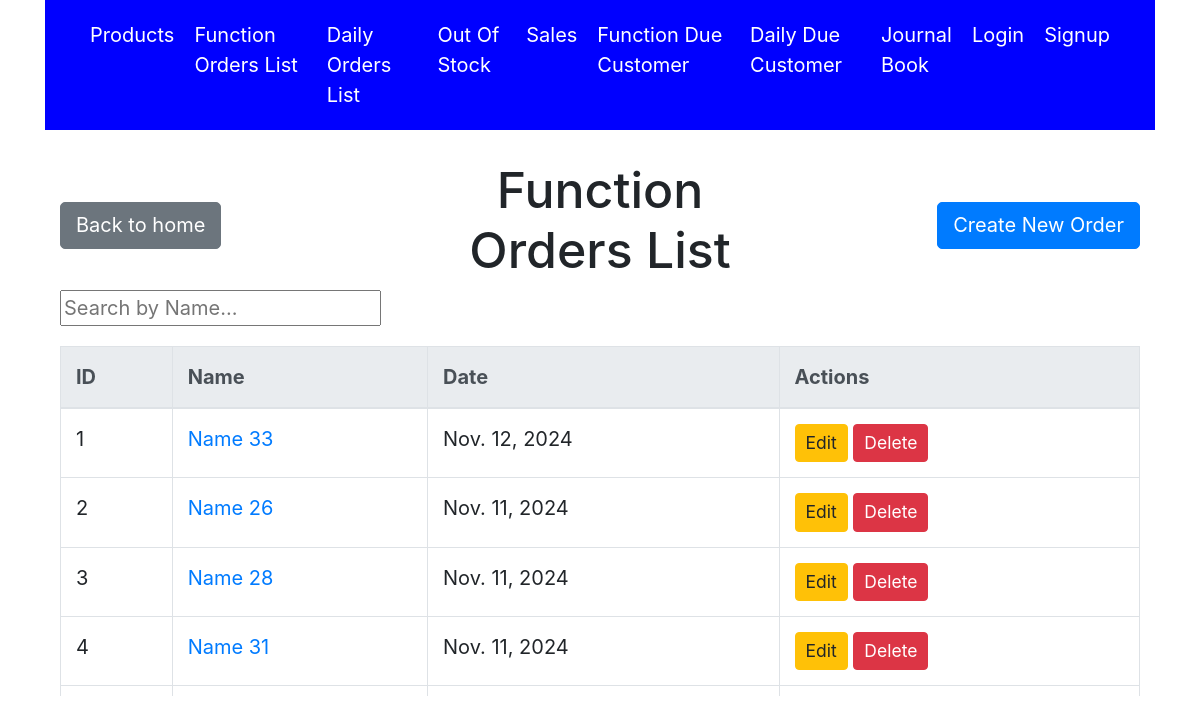
Before: /orders/function with the older database file.
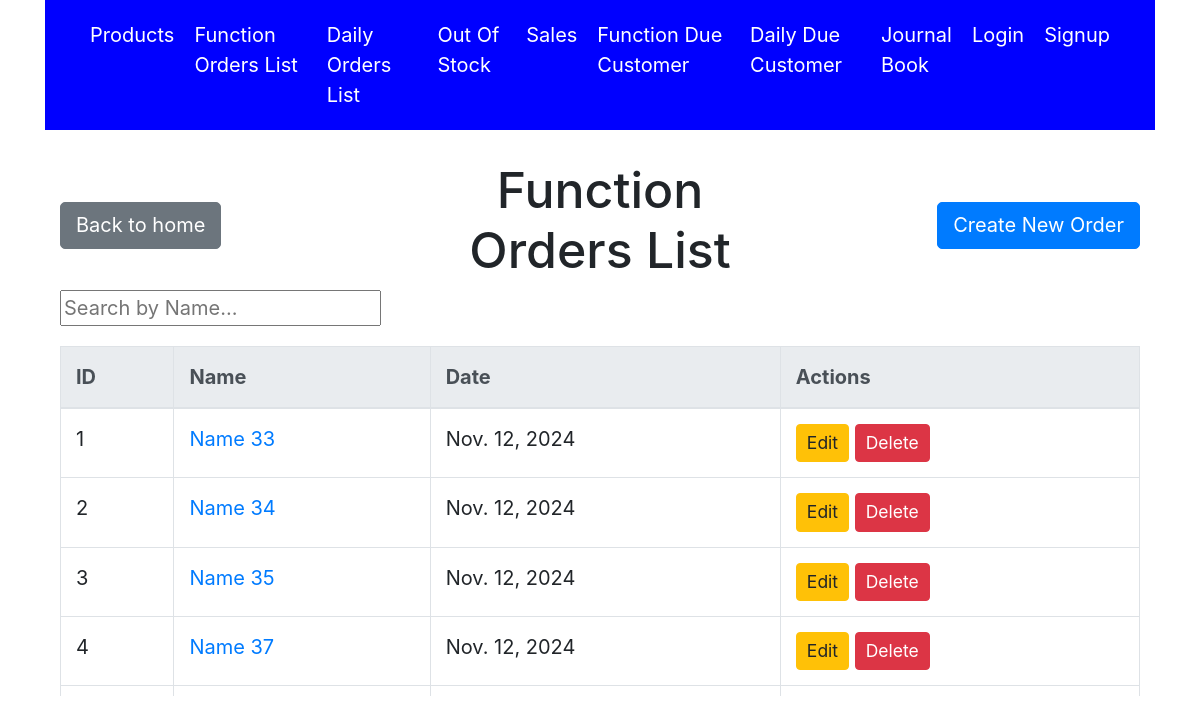
After: the same page with the newer database file.
### accounts/models.py (models this page shows, shortened)
class Orders(models.Model):
    name = models.CharField(max_length=255)
    date = models.DateField(default=timezone.now)
    is_function = models.BooleanField(default=True)

### accounts/views.py (the view)
# urls.py: path('orders/function', views.function_orders_list, name='function_orders_list'),
def function_orders_list(request):
    orders = Orders.objects.filter(is_function=True).order_by('-date')  # '-' before 'date' indicates descending order
    query = request.GET.get('q', '')  # Get the search query from GET parameters
    if query:
        orders_list = Orders.objects.filter(name__istartswith=query).order_by('name')  # Filter by query
    else:
        orders_list = Orders.objects.all().order_by('name')  # Get all products if no query
    return render(request, 'function_orders_list.html', {'orders': orders, 'orders_list' : orders_list})

### accounts/templates/function_orders_list.html (shortened to what this page needs)
{% extends 'base.html' %}
{% block content %}
<head>
    <link rel="stylesheet" href="https://maxcdn.bootstrapcdn.com/bootstrap/4.5.2/css/bootstrap.min.css">
</head>
<body class="container">
    <div class="row align-items-center mt-4">
        <div class="col text-left">
            <a href="{% url 'home' %}" class="btn btn-secondary">Back to home</a>
        </div>
        <div class="col text-center">
            <h1>Function Orders List</h1>
        </div>
        <div class="col text-right">
            <a href="{% url 'function_orders_create' %}?is_function=true" class="btn btn-primary">Create New Order</a>
        </div>
    </div>
    <div class="search-form mb-3">
        <input type="text" id="productSearch" placeholder="Search by Name..." onkeyup="searchProducts()">
    </div>
    <div class="table-wrapper">
        <table class="table table-bordered">
            <thead class="thead-light">
                <tr>
                    <th>ID</th>
                    <th>Name</th>
                    <th>Date</th>
                    <th>Actions</th>
                </tr>
            </thead>
            <tbody id="ordersTableBody">
                {% for order in orders %}
                    <tr class="order-item">
                        <td>{{ forloop.counter }}</td>
                        <td><a href="{% url 'function_orders_detail' order.id %}">{{ order.name }}</a></td>
                        <td>{{ order.date }}</td>
                        <td>
                            <a href="{% url 'function_orders_update' order.id %}" class="btn btn-warning btn-sm">Edit</a>
                            <form action="{% url 'function_orders_delete' order.id %}" method="POST" style="display:inline;">
                                <button type="submit" class="btn btn-danger btn-sm">Delete</button>
                            </form>
                        </td>
                    </tr>
                {% endfor %}
            </tbody>
        </table>
    </div>
    </div>
</body>
{% endblock %}

Changed rows visible on the page:
no longer on this page (row unchanged): Orders: name "Name 26", date "Nov. 11, 2024"
no longer on this page (row unchanged): Orders: name "Name 28", date "Nov. 11, 2024"
no longer on this page (row unchanged): Orders: name "Name 31", date "Nov. 11, 2024"
added Orders: name "Name 34", date "Nov. 12, 2024"
added Orders: name "Name 35", date "Nov. 12, 2024"
added Orders: name "Name 37", date "Nov. 12, 2024"
